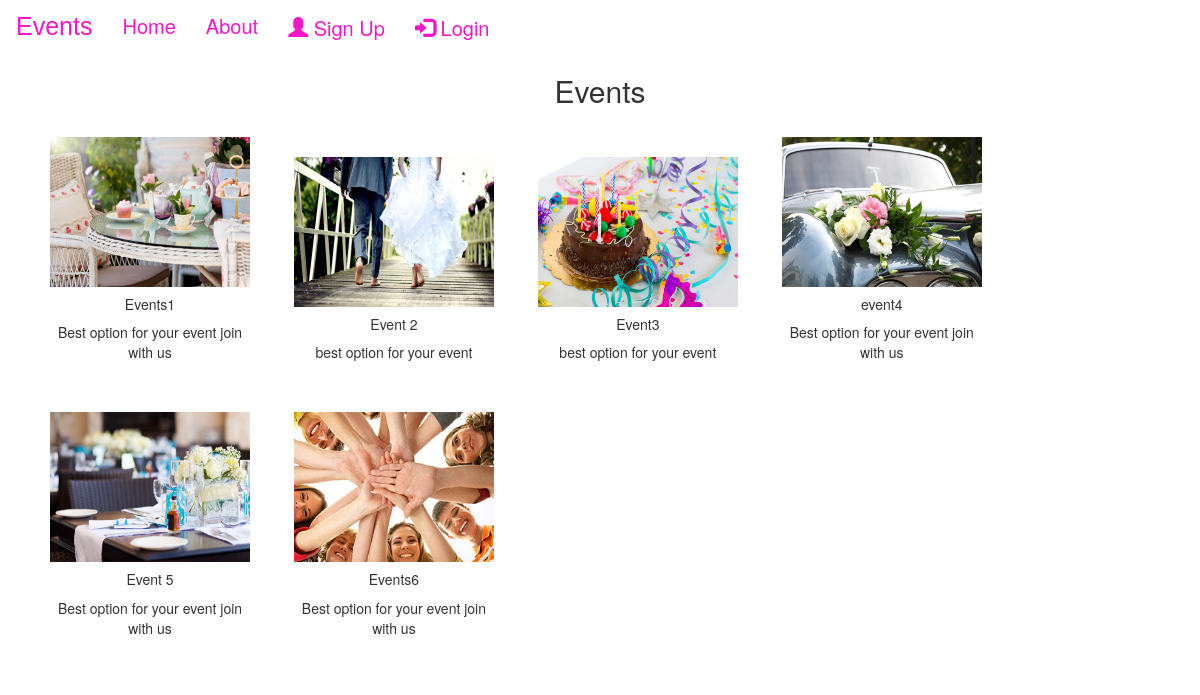
Screenshot of /events/ with the database file from the repository.
### eventapp/models.py (models this page shows, shortened)
class Event(models.Model):
    img=models.ImageField(upload_to="pic")
    name=models.CharField(max_length=50)
    desc=models.CharField(max_length=50)

### eventapp/views.py (the view)
# urls.py: path('events/',views.events,name='events'),
def events(request):
    dict_eve={
        'eve':Event.objects.all()
    }
    return render(request,'events.html',dict_eve)

### templates/events.html (shortened to what this page needs)
{% extends 'base.html' %}
{% load static %}
        {%block content%}
<h2 class="text-center">Events</h2>
<div class="container">
         {% for i  in eve %}
        <div class="card text-center" style="width: 20rem; display:inline-block;margin: 20px;">
                <img src="{{i.img.url}}" class="card-img-top" alt="..." height="150px" width="200px">
                <div class="card-body">
                  <h5 class="card-title">{{i.name}}</h5>
                  <p class="card-text">{{i.desc}}</p>
                </div>
              </div>
              {% endfor %}
</div>
{% endblock %}

### templates/base.html (shortened to what this page needs)
{% load static%}
<!DOCTYPE html>
<html lang="en">
<head>
    <link rel="stylesheet" href="https://maxcdn.bootstrapcdn.com/bootstrap/3.4.1/css/bootstrap.min.css">
    <link href="https://cdnjs.cloudflare.com/ajax/libs/font-awesome/5.15.0/css/all.min.css" rel="stylesheet">
</head>
<body>
    <nav class="navbar navbar-bg-light">
  <div class="container-fluid ">
    <div class="navbar-header ">
      <a class="navbar-brand" href="#">Events</a>
    </div>
    <ul class="nav navbar-nav mx-auto ">
      <li class="active"><a href="{% url 'index' %}">Home</a></li>
      <li><a href="{% url 'about' %}">About</a></li>
      {% if user.is_authenticated %}
      <li><a href="{% url 'events' %}">Events</a></li>
      <li><a href="{% url 'booking' %}">Booking</a></li>
      <li><a href="{% url 'contact' %}">Contact</a></li>
      <li><a href="{% url 'logout' %}"><span class="glyphicon glyphicon-log-out"></span> LogOut</a></li>
    </ul>
    <h3>{{user.username}}</h3>
    {% else %}
    <ul class="nav navbar-nav navbar-right">
      <li><a href="{% url 'register' %}"><span class="glyphicon glyphicon-user"></span> Sign Up</a></li>
      <li><a href="{% url 'login' %}"><span class="glyphicon glyphicon-log-in"></span> Login</a></li>
    {% endif %}
    </ul>
  </div>
</nav>
{%block content%}
{% endblock %}
</body>
</html>

### templates/base.html (style rules this page uses)
.nav li a { color: rgb(244, 23, 200); font-size: 20px; }
.navbar-brand { color: rgb(244, 23, 200); font-size: 25px; font-family: Impact, Haettenschweiler, 'Arial Narrow Bold', sans-serif; }

### rows the page displays
Event: img (picture), name "Events1", desc "Best option for your event join with us"
Event: img (picture), name "Event 2", desc "best option for your event"
Event: img (picture), name "Event3", desc "best option for your event"
Event: img (picture), name "event4", desc "Best option for your event join with us"
Event: img (picture), name "Event 5", desc "Best option for your event join with us"
Event: img (picture), name "Events6", desc "Best option for your event join with us"
